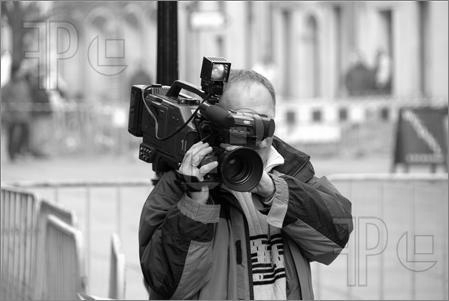
#> input picture 视觉/XLwork/XL2/aman_gray.png, 449 x 301 px
$ python XL2_2.py
#> lines starting #> are read from the running program, lines starting #| are printed output that depends on the picture
import cv2
import os
import numpy as np
from PIL import Image as ImagePIL
from skimage import io,color

import matplotlib.pyplot as plt


# plt  显示中文
plt.rcParams['font.sans-serif']=['SimHei']
plt.rcParams['axes.unicode_minus'] = False


# 2. 固定灰度级数，降低该图像的空间分辨率，体会不同空间分辨率下图像的视觉效果；
def change_the_spatial_resolution():
    img = ImagePIL.open(r'aman_gray.png')
#> img is the input picture: PIL image 449x301 L; min 0, max 255, mean 150.2

    # 因为该图片的灰度级数是一定的，只需要改变空间分辨率即可
    # 分辨分辨率 k
    k_list = [90,70,50,30,10,2]
    # 新建文件夹，用来保存降低该图像空间分辨率的图像
    img_path ='img1/'
    # 如果没有该路径，则创建该路径
    if not os.path.exists(img_path):
        os.makedirs(img_path)

    # 压缩图像，并改变图像的分辨率
    for k in k_list:
        img.save(img_path+str(k)+".jpg",dpi=(k,k))

    # 打开图像，并显示出来
    imgs_list = [img]
    for k in k_list:
        img_cnt = io.imread((img_path+str(k)+'.jpg'))
#> img_cnt: shape (301, 449); min 0, max 255, mean 150.2
        imgs_list.append(img_cnt)


    plt.figure()
    for i in range(6):
        plt.subplot(2, 3, i + 1)
        plt.imshow(imgs_list[i],cmap="gray")
        plt.title(str(i + 1))

    plt.show()

# 3. 固定空间分辨率，降低灰度分辨率，体会不同灰度分辨率下的图像视觉效果。
def change_the_grayscale_resolution():
    img = io.imread(r'aman_gray.png')

    imgs_list = []
    # 降低图像灰度分辨率 k
    k_list = [2,8,16,64,128,256]
    for k in k_list:
        img_cnt = reduce_Grayvalue(img,k)
        # io.imshow(img_cnt)
        # io.show()
        imgs_list.append(img_cnt)
#> this loop made 6 passes
#> pass 1, in change_the_grayscale_resolution, `img_cnt = reduce_Grayvalue(img,k)`:
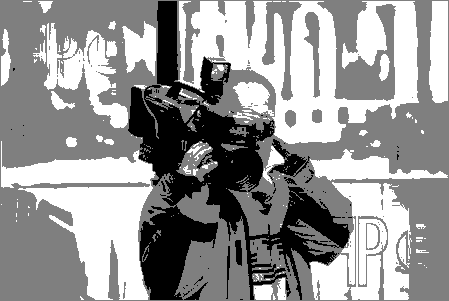
#> img_cnt: shape (301, 449); min 0, max 255, mean 150.7
#> after the loop, imgs_list = 6 items

    plt.figure()
    for i in range(6):
        plt.subplot(2, 3, i + 1)
        plt.imshow(imgs_list[i],cmap="gray")
        plt.title(str(i+1))

    plt.show()
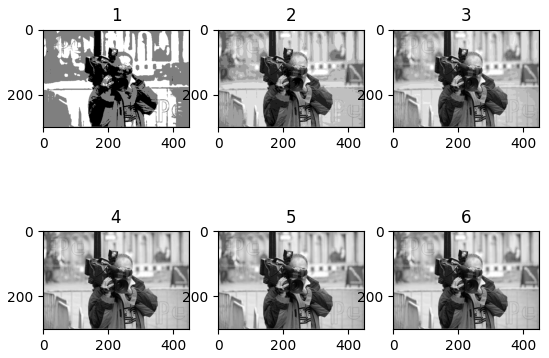
#> figure drawn by matplotlib, 6 panels

#降低灰度级
def reduce_Grayvalue(img,level):
    img = cv2.copyTo(img, None)
    for x in range(img.shape[0]):
        for y in range(img.shape[1]):
            si = img[x, y]
            ni = int(level * si / 255 + 0.5) * (255 / level)
            img[x, y] = ni
    return img


if __name__ == '__main__':
    change_the_spatial_resolution()
    change_the_grayscale_resolution()
    pass
